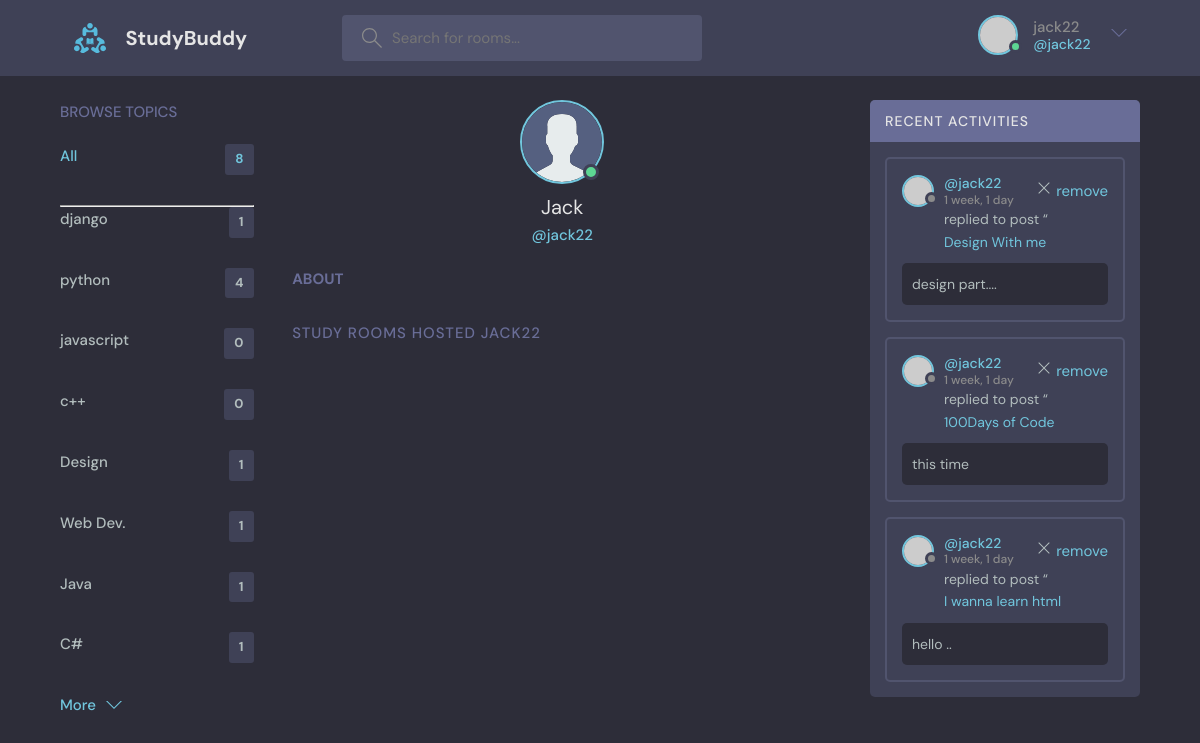
/auth/profile/2/, run on the app's committed database.
### room/models.py (models this page shows, shortened)
class Topic(models.Model):
    name = models.CharField(max_length=200)

class Message(models.Model):
    user = models.ForeignKey(User, on_delete=models.CASCADE, null= True)
    room = models.ForeignKey(Room, on_delete=models.CASCADE)
    body = models.TextField()
    updated = models.DateTimeField(auto_now = True)
    created = models.DateTimeField(auto_now_add=True)
    class Meta:
        ordering = ["-updated", "created"]

class Room(models.Model):
    host = models.ForeignKey(User, on_delete=models.SET_NULL, null= True)
    topic = models.ForeignKey(Topic, on_delete=models.CASCADE, null=True)
    name = models.CharField(max_length=200)
    description = models.TextField(null= True, blank= True)
    participants = models.ManyToManyField(User, related_name="participants", blank=True)
    updated = models.DateTimeField(auto_now = True)
    created = models.DateTimeField(auto_now_add=True)
    def __str__(self):
        return self.name
    class Meta:
        ordering = ["-updated", "created"]

### authentification/views.py (the view)
# urls.py: path("profile/<str:user_id>/", views.userProfile, name="userProfile"),
def userProfile(request, user_id):
    user = User.objects.get(id=user_id)
    topics = Topic.objects.all()
    room_messages = user.message_set.all().order_by("-created")
    rooms = user.room_set.all()
    context = {
        "user": user, "rooms": rooms, "topics": topics,
        "room_messages": room_messages,
    }
    return render(request, "room/profile.html", context)

### templates/room/profile.html (shortened to what this page needs)
{% extends 'room/index.html' %}
{% load static %}
{% block content %}
<main class="profile-page layout layout--3">
  <div class="container">
    {% include 'room/topic_component.html' %}
    <div class="roomList">
      <div class="profile">
        <div class="profile__avatar">
          <div class="avatar avatar--large active">
            <img src="{% static 'image/avatar.svg' %}" />
          </div>
        </div>
        <div class="profile__info">
          <h3>{{user.first_name|capfirst}}</h3>
          <p>@{{user.username}}</p>
        </div>
        <div class="profile__about">
          <h3>About</h3>
        </div>
      </div>
      <div class="roomList__header">
        <div>
          <h2>Study Rooms Hosted {{user.username}}</a>
          </h2>
        </div>
      </div>
    </div>
    {% include 'room/activity_component.html' %}
  </div>
</main>
{% endblock content %}

### templates/room/index.html (shortened to what this page needs)
<!DOCTYPE html>
{% load static %}
<html lang="en">
  <head>
    <link rel="stylesheet" href="{% static 'css/main.css' %}" />
  </head>
  <body>
    <header class="header header--loggedIn">
      <div class="container">
        <a href="{% url 'room:index' %}" class="header__logo">
          <img src="{% static 'image/logo.svg' %}" />
          <h1>StudyBuddy</h1>
        </a>
        <form method="GET" action="" class="header__search">
          <label>
            <input name="q" placeholder="Search for rooms..." />
          </label>
        </form>
        <nav class="header__menu">
            {% if user.is_authenticated %}
            <div class="header__user">
                <a href="{% url 'authentification:userProfile' user.id %}">
                <div class="avatar avatar--medium active">
                    <img src="https://randomuser.me/api/portraits/men/37.jpg" />
                </div>
                <p>{{user.username}}<span>@{{user.username}}</span></p>
                </a>
                <button class="dropdown-button">
                <svg version="1.1" xmlns="http://www.w3.org/2000/svg" width="32" height="32" viewBox="0 0 32 32">
                    <title>chevron-down</title>
                    <path d="M16 21l-13-13h-3l16 16 16-16h-3l-13 13z"></path>
                </svg>
                </button>
            </div>
            {% else %}
                <a href="{% url 'authentification:login' %}">
                <img src="{% static 'image/avatar.svg' %}" />
                <p>Login</p>
                </a>
            {% endif %}
        </nav>
      </div>
    </header>
    {% block content %}{% endblock content %}
  </body>
</html>

### templates/room/topic_component.html (shortened to what this page needs)
<div class="topics">
    <div class="topics__header">
      <h2>Browse Topics</h2>
    </div>
    <ul class="topics__list">
        <li>
            <a href="{% url 'room:index' %}"class="active">All <span>{{topics.count}}</span></a>
            <hr>
        <li>
        {% for topic in topics %}
            <div>
                <a href="{% url 'room:index' %}?q={{topic.name}}"> {{topic.name}}  <span>{{topic.room_set.all.count}}</span></a>
            </div>
        {% endfor %}
    </ul>
    <a class="btn btn--link" href="{% url 'room:topics' %}">
        More
        <svg version="1.1" xmlns="http://www.w3.org/2000/svg" width="32" height="32" viewBox="0 0 32 32">
            <title>chevron-down</title>
            <path d="M16 21l-13-13h-3l16 16 16-16h-3l-13 13z"></path>
        </svg>
    </a>
</div>

### templates/room/activity_component.html (shortened to what this page needs)
{% load static %}
<div class="activities">
    <div class="activities__header">
      <h2>Recent Activities</h2>
    </div>
{% for message in room_messages %}
        <div class="activities__box">
          <div class="activities__boxHeader roomListRoom__header">
            <a href="{% url 'authentification:userProfile' message.user.id %}" class="roomListRoom__author">
              <div class="avatar avatar--small">
                <img src="https://randomuser.me/api/portraits/men/37.jpg" />
              </div>
              <p>
                @{{message.user}}
                <span>{{message.created|timesince}}</span>
              </p>
            </a>
            <div class="roomListRoom__actions">
              <a href="{% url 'room:delete-message' message.id %}">
                <svg version="1.1" xmlns="http://www.w3.org/2000/svg" width="32" height="32" viewBox="0 0 32 32">
                  <title>remove</title>
                  <path d="M27.314 6.019l-1.333-1.333-9.98 9.981-9.981-9.981-1.333 1.333 9.981 9.981-9.981 9.98 1.333 1.333 9.981-9.98 9.98 9.98 1.333-1.333-9.98-9.98 9.98-9.981z">
                  </path>
                </svg>
                remove
              </a>
            </div>
          </div>
          <div class="activities__boxContent">
            <p>replied to post “<a href="{% url 'room:index' %}">{{message.room}}</a></p>
            <div class="activities__boxRoomContent">
                {{message.body}}
            </div>
          </div>
        </div>
{% endfor %}
</div>

### data on the page
Topic: name "django", room_set.all.count "1"
Topic: name "python", room_set.all.count "4"
Topic: name "javascript", room_set.all.count "0"
Topic: name "c++", room_set.all.count "0"
Topic: name "Design", room_set.all.count "1"
Topic: name "Web Dev.", room_set.all.count "1"
Topic: name "Java", room_set.all.count "1"
Topic: name "C#", room_set.all.count "1"
Message: user "jack22", created "1 week, 1 day", room "Design With me", body "design part...."
Message: user "jack22", created "1 week, 1 day", room "100Days of Code", body "this time"
Message: user "jack22", created "1 week, 1 day", room "I wanna learn html", body "hello .."

### other printed values
{{ user.username }} "jack22"
{{ topics.count }} "8"
{{ user.first_name|capfirst }} "Jack"
{{ user.username }} "JACK22"
